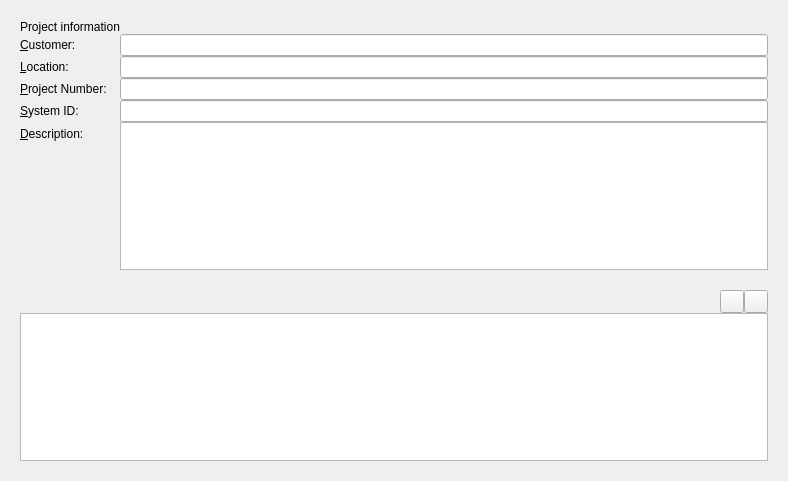
<?xml version="1.0" encoding="UTF-8"?>
<ui version="4.0">
 <class>ProjectInfo</class>
 <widget class="QWidget" name="ProjectInfo">
  <property name="geometry">
   <rect>
    <x>0</x>
    <y>0</y>
    <width>788</width>
    <height>481</height>
   </rect>
  </property>
  <property name="windowTitle">
   <string>Project Info</string>
  </property>
  <property name="whatsThis">
   <string notr="true"/>
  </property>
  <layout class="QVBoxLayout" name="verticalLayout">
   <property name="spacing">
    <number>0</number>
   </property>
   <property name="leftMargin">
    <number>20</number>
   </property>
   <property name="topMargin">
    <number>20</number>
   </property>
   <property name="rightMargin">
    <number>20</number>
   </property>
   <property name="bottomMargin">
    <number>20</number>
   </property>
   <item>
    <widget class="QWidget" name="ContainerForm" native="true">
     <layout class="QFormLayout" name="formLayout">
      <property name="horizontalSpacing">
       <number>0</number>
      </property>
      <property name="verticalSpacing">
       <number>0</number>
      </property>
      <property name="leftMargin">
       <number>0</number>
      </property>
      <property name="topMargin">
       <number>0</number>
      </property>
      <property name="rightMargin">
       <number>0</number>
      </property>
      <property name="bottomMargin">
       <number>0</number>
      </property>
      <item row="1" column="0">
       <widget class="QLabel" name="l_customer">
        <property name="text">
         <string>&amp;Customer:</string>
        </property>
        <property name="buddy">
         <cstring>m_customer</cstring>
        </property>
       </widget>
      </item>
      <item row="1" column="1">
       <widget class="QLineEdit" name="m_customer">
        <property name="maxLength">
         <number>64</number>
        </property>
       </widget>
      </item>
      <item row="2" column="0">
       <widget class="QLabel" name="l_location">
        <property name="text">
         <string>&amp;Location:</string>
        </property>
        <property name="buddy">
         <cstring>m_location</cstring>
        </property>
       </widget>
      </item>
      <item row="2" column="1">
       <widget class="QLineEdit" name="m_location">
        <property name="maxLength">
         <number>64</number>
        </property>
       </widget>
      </item>
      <item row="3" column="0">
       <widget class="QLabel" name="l_number">
        <property name="text">
         <string>&amp;Project Number:</string>
        </property>
        <property name="buddy">
         <cstring>m_number</cstring>
        </property>
       </widget>
      </item>
      <item row="3" column="1">
       <widget class="QLineEdit" name="m_number">
        <property name="maxLength">
         <number>64</number>
        </property>
       </widget>
      </item>
      <item row="4" column="0">
       <widget class="QLabel" name="l_id">
        <property name="text">
         <string>&amp;System ID:</string>
        </property>
        <property name="buddy">
         <cstring>m_id</cstring>
        </property>
       </widget>
      </item>
      <item row="4" column="1">
       <widget class="QLineEdit" name="m_id">
        <property name="maxLength">
         <number>64</number>
        </property>
       </widget>
      </item>
      <item row="5" column="0">
       <widget class="QLabel" name="l_desc">
        <property name="text">
         <string>&amp;Description:</string>
        </property>
        <property name="buddy">
         <cstring>m_desc</cstring>
        </property>
       </widget>
      </item>
      <item row="5" column="1">
       <widget class="QTextEdit" name="m_desc"/>
      </item>
      <item row="0" column="0">
       <widget class="QLabel" name="l_pr_info_title">
        <property name="text">
         <string>Project information</string>
        </property>
       </widget>
      </item>
     </layout>
    </widget>
   </item>
   <item>
    <widget class="QWidget" name="back_lay" native="true">
     <layout class="QHBoxLayout" name="horizontalLayout">
      <property name="spacing">
       <number>0</number>
      </property>
      <property name="leftMargin">
       <number>0</number>
      </property>
      <property name="topMargin">
       <number>20</number>
      </property>
      <property name="rightMargin">
       <number>0</number>
      </property>
      <property name="bottomMargin">
       <number>0</number>
      </property>
      <item>
       <spacer name="spacer">
        <property name="orientation">
         <enum>Qt::Horizontal</enum>
        </property>
        <property name="sizeHint" stdset="0">
         <size>
          <width>40</width>
          <height>20</height>
         </size>
        </property>
       </spacer>
      </item>
      <item>
       <widget class="QToolButton" name="m_add">
        <property name="cursor">
         <cursorShape>PointingHandCursor</cursorShape>
        </property>
        <property name="toolTip">
         <string>Add comment</string>
        </property>
        <property name="whatsThis">
         <string/>
        </property>
        <property name="text">
         <string/>
        </property>
       </widget>
      </item>
      <item>
       <widget class="QToolButton" name="m_remove">
        <property name="cursor">
         <cursorShape>PointingHandCursor</cursorShape>
        </property>
        <property name="toolTip">
         <string>Remove comment</string>
        </property>
        <property name="text">
         <string/>
        </property>
       </widget>
      </item>
     </layout>
    </widget>
   </item>
   <item>
    <widget class="QTableView" name="m_view">
     <property name="contextMenuPolicy">
      <enum>Qt::ActionsContextMenu</enum>
     </property>
    </widget>
   </item>
  </layout>
 </widget>
 <resources/>
 <connections/>
</ui>
